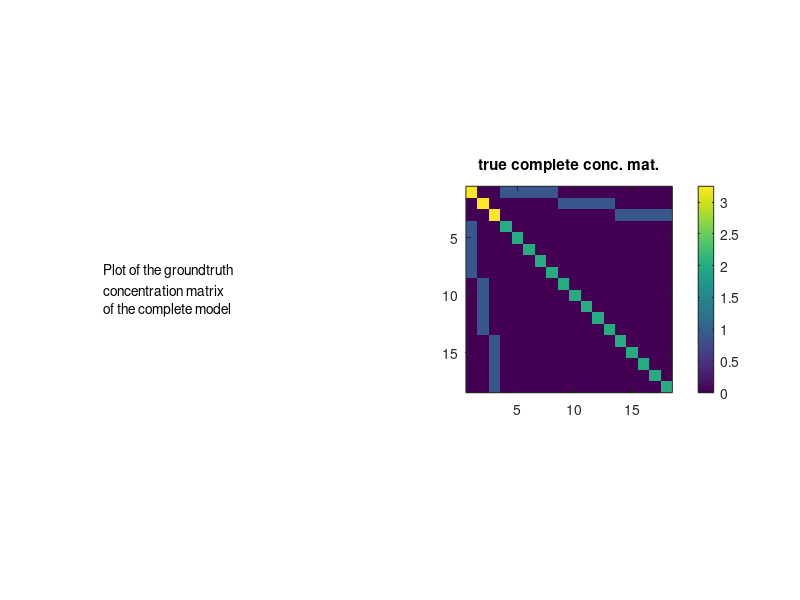
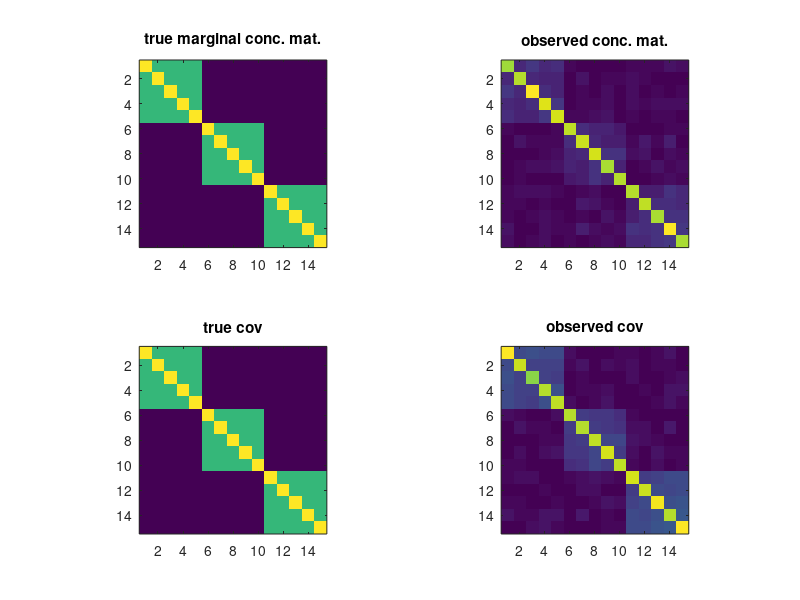

Write MATLAB code to recreate these figures, in order.
% Toy example
% with three blocks of size 5

clear all; clc; close all;
%% settings

n=1000; % number of samples
k=5;

pl=3; % number of latept variables
po=15;% number of observed variables
pt=po+pl;
sigma2l=.8;
sigma2lo=.5;
scale=1/sqrt(5);

% slo=.2; % level of sparsity on latent-observed block of conceptration mat
% soo=.2; % level of sparsity on latent-observed block of conceptration mat
Doo=eye(po)/sigma2lo;
Dol=zeros(po,pl);
Dol(1:5,1)=ones(5,1);
Dol(6:10,2)=ones(5,1);
Dol(11:15,3)=ones(5,1);
Dol=-Dol*scale/sigma2lo;
Dll=eye(pl)*(1/sigma2l+5*scale^2/sigma2lo);

%% construction of the conceptration matrix
Dfull=zeros(pt);
Dfull(1:pl,1:pl)=Dll;
Dfull((pl+1):pt,(pl+1):pt)=Doo;
Dfull(1:pl,(pl+1):pt)=Dol';
Dfull((pl+1):pt,1:pl)=Dol;

Dfull=.5*(Dfull+Dfull');
Dmargo=Doo-Dol*Dol';


descr = {'Plot of the groundtruth '
    'concentration matrix';
    'of the complete model'};

figure(1);clf;
subplot(1,2,1)
axis off;
text(0,.5,descr)
pbaspect([1 1 1]);
subplot(1,2,2)
imagesc(abs(Dfull));
colorbar;
pbaspect([1 1 1]);
title('true complete conc. mat.');

if eigs(Dfull,1,'sa')<0
    error('The conceptration matrix of the complete model is not PSD \n')
end

%% sampling data
mu=zeros(1,pt); % vector of means
Xfull=mvnrnd(mu, inv(Dfull), n)';
X=Xfull((pl+1):pt,:);
S=cov(X');
% S=inv(Dmargo);

%% plotting

figure(2);clf;
subplot(2,2,1);
imagesc(abs(Dmargo));
pbaspect([1 1 1]);
title('true marginal conc. mat.');
subplot(2,2,2);
imagesc(abs(inv(S)));
pbaspect([1 1 1]);
title('observed conc. mat.');
subplot(2,2,3);
imagesc(abs(inv(Dmargo)));
pbaspect([1 1 1]);
title('true cov');
subplot(2,2,4);
imagesc(abs(S));
pbaspect([1 1 1]);
title('observed cov');


 